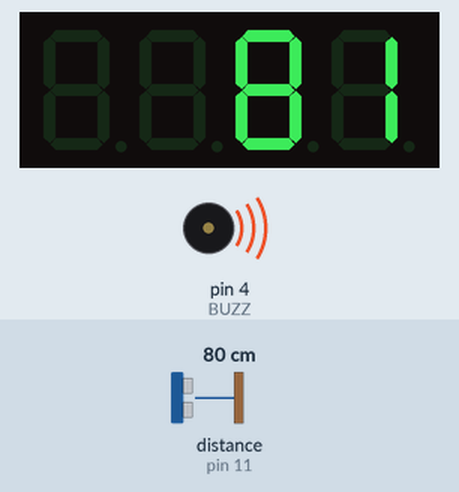
A sketch run on a simulated Arduino Uno, built with avr-gcc and run on an emulated ATmega328P. Shown: 4-digit seven-segment display, buzzer (waves = sounding, pin HIGH). Inputs (shaded band) come from the test bench; at power-on: distance to the obstacle (sensor on pin 11) 80 cm. The echo pulse lasts 58.3 µs per cm.

Above: at 1.2 s.
1.3 s: distance to the obstacle (sensor on pin 11) set to 34 cm
At 1.5 s:
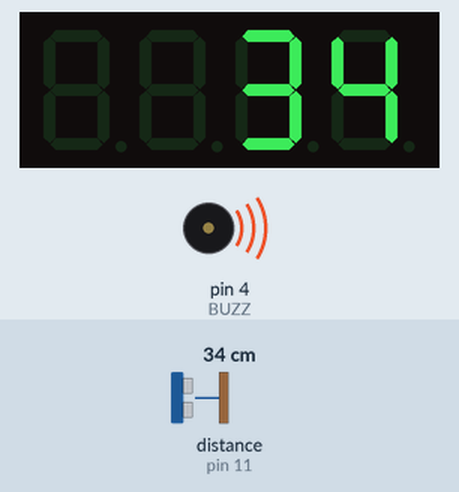
3.7 s: distance to the obstacle (sensor on pin 11) set to 27 cm
At 5.1 s:
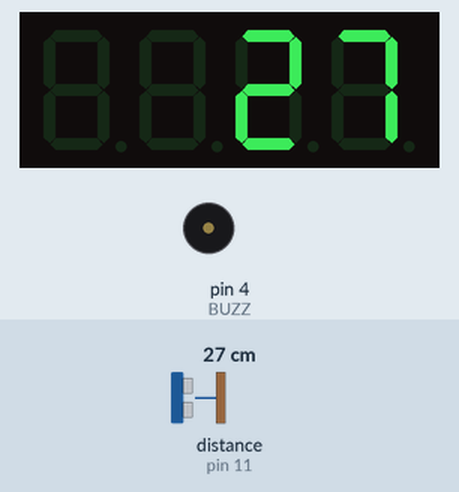
5.4 s: distance to the obstacle (sensor on pin 11) set to 22 cm
At 6.1 s:
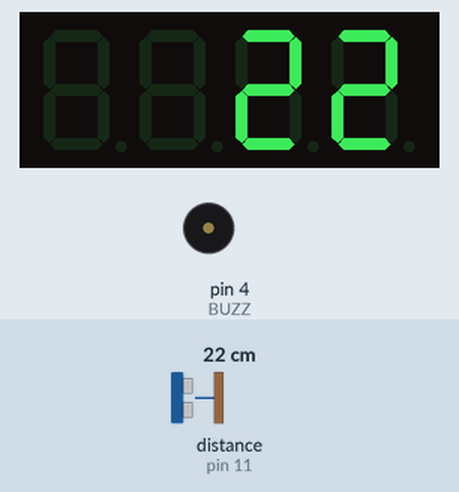
6.9 s: distance to the obstacle (sensor on pin 11) set to 17 cm
At 7.05 s:
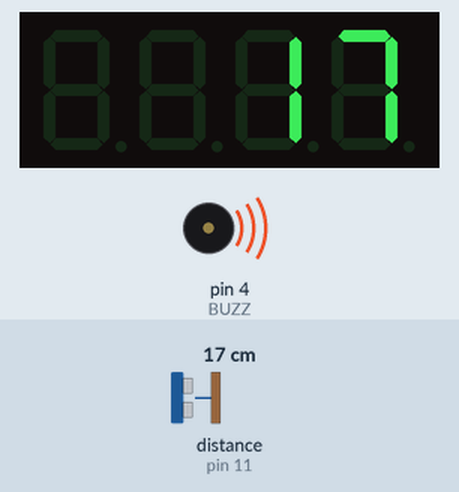
Timing chart, 0 to 9.4 s (numbered marks = the images above; inputs shaded):
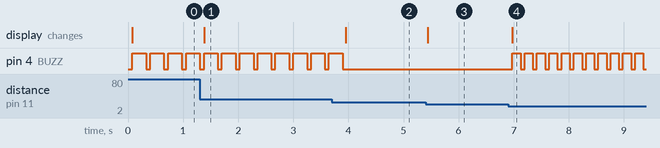

The sketch:

test_ultrasound.ino
```cpp
//
/* Ultrasonic Distance Display V1.0 - Matt Faraday 07 Feb 2015
   To complete this project you need

   An Arduino or ATTINY or compatible MCU
   An ultrasonic sensor
   A TM1637 driven segment display
   A buzzer
   The TM1637Display library
   The NewPing library
   Voltage regulator, capacitor (If using ATTINY)

   e-mail: matt (AT) faraday (dot) at

 Based on ultrasonic ping example from arduino.cc (Copyleft 2007 Jason Ch.)

 */
//

#include <NewPing.h>
#include <Arduino.h>
#include <TM1637Display.h>

#define BUZZ 4
#define CLK 3
#define DIO 2
#define TRIGGER_PIN  12
#define ECHO_PIN     11
#define MAX_DISTANCE 200

NewPing sonar(TRIGGER_PIN, ECHO_PIN, MAX_DISTANCE);
TM1637Display display(CLK, DIO);

void setup() {
  display.setBrightness(0x0f);
  pinMode(BUZZ, OUTPUT);
}

void loop() {

  delay(50);
  unsigned int uS = sonar.ping();
  unsigned int distance = (uS / US_ROUNDTRIP_CM);
  display.showNumberDec(distance);

  if(distance > 30) {
     digitalWrite(BUZZ, HIGH);
     delay(250);
     digitalWrite(BUZZ, LOW);
  }
  if(distance < 20) {
    digitalWrite(BUZZ, HIGH);
    delay(150);
    digitalWrite(BUZZ, LOW);
  }

  if(distance < 10) {
    digitalWrite(BUZZ, HIGH);
  }

}
```

Measured:
- the behaviour switches between 31 and 30 cm on distance to the obstacle (sensor on pin 11) (found by bisection; images 1 and 2)
- the behaviour switches between 20 and 19 cm on distance to the obstacle (sensor on pin 11) (found by bisection; images 3 and 4)
- after the input at 1.3 s, the display: changes after 0.08 s (image 1)
- after the input at 3.7 s, pin 4 (BUZZ): goes on until 3.9 s, then stays LOW; the display: changes after 0.25 s (image 2)
- after the input at 5.4 s, the display: changes at once (image 3)
- after the input at 6.9 s, pin 4 (BUZZ): alternates HIGH for 0.15 s and LOW for 0.07 s, starting after 0.08 s; the display: changes after 0.08 s (image 4)
- by itself, pin 4 (BUZZ): alternates HIGH for 0.25 s and LOW for 0.07 s
